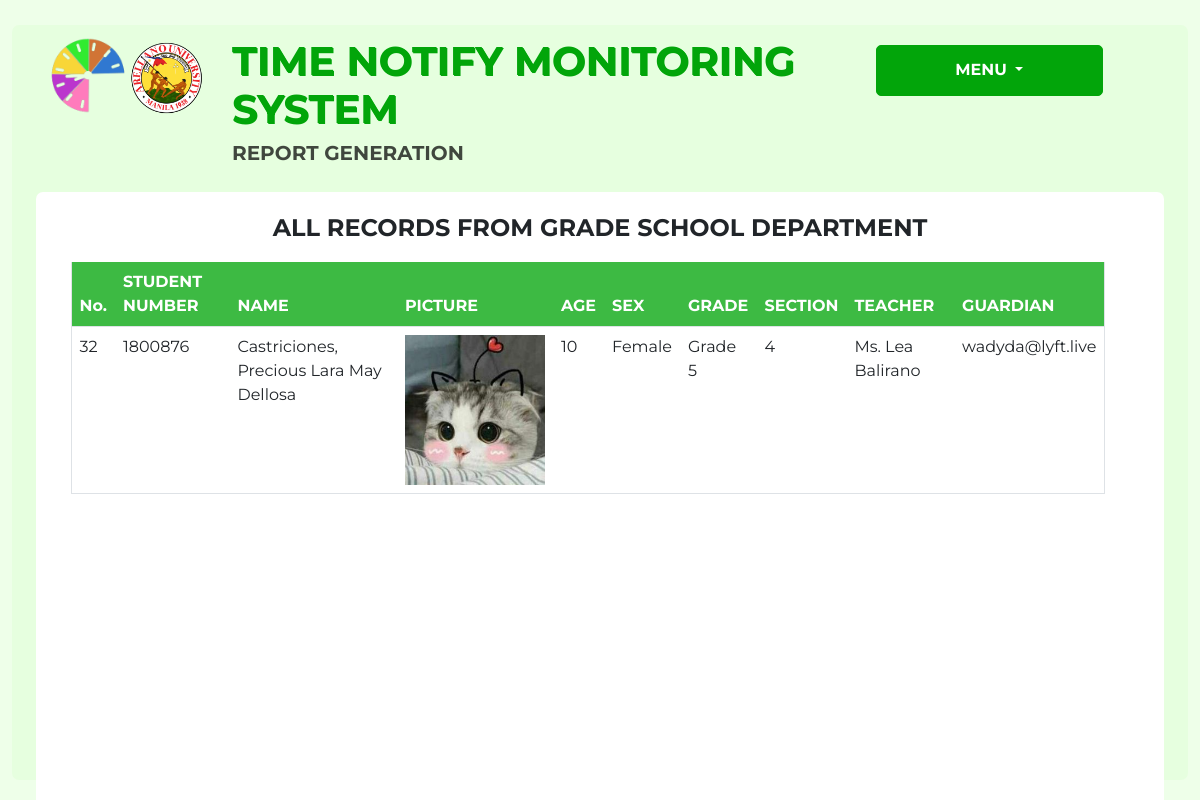
The page /report/report_grade.php (signed in) on the database its author committed.
### tables this page shows
CREATE TABLE `students` (
  `stud_id` int(250) NOT NULL,
  `studnum` text NOT NULL,
  `qr_img` longtext NOT NULL,
  `picture` longtext NOT NULL,
  `lastname` varchar(50) NOT NULL,
  `middlename` varchar(30) NOT NULL,
  `firstname` varchar(100) NOT NULL,
  `fullname` varchar(200) NOT NULL,
  `age` text NOT NULL,
  `sex` varchar(10) NOT NULL,
  `grade_year` varchar(100) NOT NULL,
  `strand` varchar(100) NOT NULL,
  `course` varchar(100) NOT NULL,
  `section` varchar(50) NOT NULL,
  `department` varchar(150) NOT NULL,
  `teacher_prof` varchar(150) NOT NULL,
  `g_email` text NOT NULL
);

### report/report_grade.php (the view, shortened to what this page needs)
<?php
    $con = connect();
    ?>
    <!DOCTYPE html>
    <html lang="en">
    <head>
    <link href="https://cdn.jsdelivr.net/npm/bootstrap@5.2.3/dist/css/bootstrap.min.css" rel="stylesheet">
    <link rel="stylesheet" type="text/css" href="css/report_grade.css">
    </head>
<body>
<div class="cont">
    <div class="row row_outer ">
        <div class="row row_upper order-sm-1">
            <div class="col-sm-2 text-center">
                <img class="icon" src="../assets/aulogo.png" alt="right">
                <img class="icon" src="../assets/logo_icon.png" alt="right">
            </div>
            <div class="col-sm-7">
                <h1>TIME NOTIFY MONITORING SYSTEM</h1>
                <h5>REPORT GENERATION</h5>
            </div>
            <div class="col-sm-3 dropdown">
                <button class="btn btntoggle dropdown-toggle" type="button" id="dropdownMenuButton1" data-bs-toggle="dropdown" aria-expanded="false">
                    MENU
                </button>
            </div>
        </div>
        <div class="row row_inner order-sm-2">
                <h4 class="text-center fw-bold">ALL RECORDS FROM GRADE SCHOOL DEPARTMENT</h4> <br> <br>
            <div class="row overflow-auto row_table table-bordered table-responsive-xl order-sm-2">
            <div class="container">
            <table class="table table-hover ">
                <thead>
                    <tr class="heading">
                    <th scope="col ">No.</th>
                    <th scope="col">STUDENT NUMBER</th>
                    <th scope="col">NAME</th>
                    <th scope="col">PICTURE</th>
                    <th scope="col">AGE</th>
                    <th scope="col">SEX</th>
                    <th scope="col">GRADE</th>
                    <th scope="col">SECTION</th>
                    <th scope="col">TEACHER</th>
                    <th scope="col">GUARDIAN</th>
                    </tr>
                </thead>
                <tbody>
                    <?php
                            $sql="Select * from `students` where department='Grade School' order by age, grade_year, strand, course, lastname";
                            $result=mysqli_query($con,$sql);
                            if($result){
                                if(mysqli_num_rows($result)>0)
                                {
                                    while($row=mysqli_fetch_assoc($result))
                                    {
                                        $stud_id=$row['stud_id'];
                                        $studnum=$row['studnum'];
                                        $lastname=$row['lastname'];
                                        $middlename=$row['middlename'];
                                        $firstname=$row['firstname'];
                                        $picture=$row['picture'];
                                        $img_src = "../students/picture/".$picture;
                                        $age=$row['age'];
                                        $sex=$row['sex'];
                                        $grade_year=$row['grade_year'];
                                        $section=$row['section'];
                                        $teacher_prof=$row['teacher_prof'];
                                        $g_email=$row['g_email'];
                                        echo'<tr>
                                                <td >'.$stud_id.'</td>
                                                <td >'.$studnum.'</td>
                                                <td >'.$lastname.', '.$firstname.' '.$middlename.'</td>
                                                <td ><img src="'.$img_src.'" style="width:140px; height:150px;"></td>
                                                <td >'.$age.'</td>
                                                <td >'.$sex.'</td>
                                                <td >'.$grade_year.'</td>
                                                <td >'.$section.'</td>
                                                <td >'.$teacher_prof.'</td>
                                                <td >'.$g_email.'</td>
                                            <tr>
                                        ';
                                    }
                                }
                                else
                                {
                                    ?>
                                    <tr>
                                        <td colspan="10" class="text-center">No grade school records</td>
                                    </tr>
                                    <?php
                                }
                            }
                       ?>
                </tbody>
            </table>
            </div>
        </div>
</div>
</div>
  </body>
</html>

### report/css/report_grade.css (style rules this page uses)
* { margin:0; padding:0; font-family: 'Montserrat', sans-serif; }
.cont { background-color: #e0ffd88e; width:100%; height:100vh; align-items: center; padding-top:25px; padding-bottom:20px; display:flex; }
.row_outer { background-color: #e0ffd88e; width:98%; height: 100%; margin:auto; padding: 1% 2% 1.5% 2%; border-radius: 7px; display:flex; }
.row_inner { background-color: white; width:100%; margin:auto; padding: 2% 2% 1.5% 2%; border-radius: 7px; height:85%; box-shadow: black; font-family: 'helvetica'; }
.row_table { height:480px; overflow-y: hidden; margin-bottom:1%; height:95%; }
h1 { color: #02a50a; font-weight:bold; text-shadow: 1px 1px #02a50a; }
h5 { text-transform: uppercase; font-weight: bold; color:rgba(0, 0, 0, 0.721); padding-bottom: 3%; }
.btntoggle { padding-top:5%; padding-bottom:5%; padding-left: 10%; padding-right: 10%; background-color: #02a50a; color:white; border-color: #02a50a; font-weight: bold; border-radius:5px; margin-bottom: 1%; margin-top: 3%; width:90%; }
.icon { max-width:80px; height: auto; float: right; }
.heading { background-color: #02a50ac3; color:white; }
.row_table { height:90%; }

### rows shown on the page
students: stud_id "32", studnum "1800876", lastname "Castriciones", firstname "Precious Lara May", middlename "Dellosa", picture (picture), age "10", sex "Female", grade_year "Grade 5", section "4", teacher_prof "Ms. Lea Balirano", g_email "wadyda@lyft.live"
